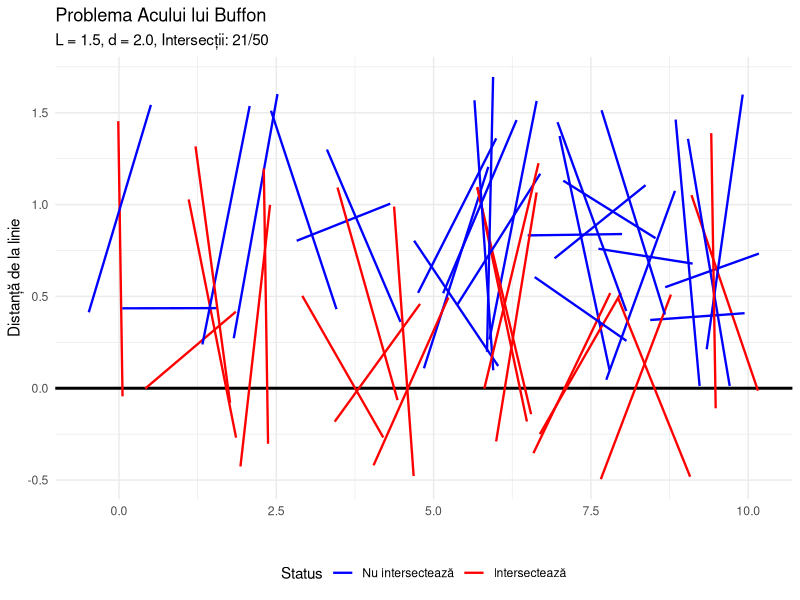
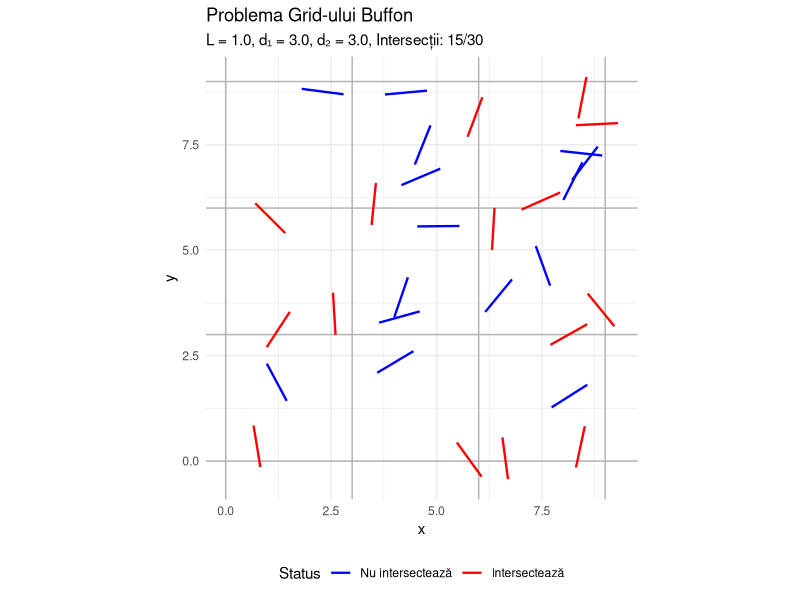

These charts were generated, in order, by the following R code:
library(ggplot2)

set.seed(123)
N <- 1000

#a 

# distanta centrului acului fata de cea mai apropiata linie (x in [0, 0.5])
x <- runif(N, 0, 0.5)
# unghiul format de ac cu liniile (theta in [0, pi/2])
theta <- runif(N, 0, pi/2)

# Conditia de intersectie: (1/2)*sin(theta) >= x
intersecteaza_a <- (0.5 * sin(theta)) >= x
prob_a <- sum(intersecteaza_a) / N
pi_estimat_a <- 2 / prob_a

cat("Probabilitate estimata (Empiric):", round(prob_a, 4), "\n")
cat("Probabilitate teoretica (2/pi):", round(2/pi, 4), "\n")


#b 
N <- 10001 

# distanta centrului acului fata de cea mai apropiata linie (x in [0, 0.5])
x <- runif(N, 0, 0.5)
# unghiul format de ac cu liniile (theta in [0, pi/2])
theta <- runif(N, 0, pi/2)
intersecteaza_ac1 <- (0.5 * sin(theta)) >= x
intersecteaza_ac2 <- (0.5 * cos(theta)) >= x 

Z <- as.numeric(intersecteaza_ac1) + as.numeric(intersecteaza_ac2)
media_Z_pe_2 <- mean(Z/2)
var_Z_pe_2 <- var(Z/2)

cat("Media E[Z/2] (Empiric):", round(media_Z_pe_2, 4), "\n")
cat("Media E[Z/2] (Teoretic):", round(2/pi, 4), "\n")
cat("Varianta Var(Z/2) (Empiric):", round(var_Z_pe_2, 4), "\n")

#c
L <- 0.7
d <- 1.2
x_centru_c <- runif(N, 0, d/2)
intersecteaza_c <- (L/2 * sin(theta)) >= x_centru_c
prob_c <- sum(intersecteaza_c) / N

cat("Probabilitate estimata (Empiric):", round(prob_c, 4), "\n")
cat("Probabilitate teoretica (2L/pid):", round((2*L)/(pi*d), 4), "\n")

#d

# param
set.seed(123) 

buffon_needle_simulation <- function(L, d, n_simulations = 10000) {
  # L = lung ac
  # d = diam cerc
  # n_simulations = nr sim
  
  if (L > d) {
    warning("Acul este mai lung decât diametrul. Formula se aplică pentru L <= d.")
  }
  
 # unghi (uniform pe [0, d/2])
  lambda <- runif(n_simulations, 0, d/2)
  
  # unghi (uniform pe [0, π])
  theta <- runif(n_simulations, 0, pi)
  
  # 
  # acul se intersecteaza cu linia  lambda <= (L/2) * sin(theta)
  intersections <- lambda <= (L/2) * abs(sin(theta))
  
  # prob empirica
  prob_empirical <- sum(intersections) / n_simulations
  
  # prob teoretica
  prob_theoretical <- (2 * L) / (pi * d)
  
  # rez
  list(
    prob_empirical = prob_empirical,
    prob_theoretical = prob_theoretical,
    error = abs(prob_empirical - prob_theoretical),
    n_simulations = n_simulations,
    n_intersections = sum(intersections)
  )
}

# ex usage
cat("\n=== EXERCIȚIUL 3d: Probabilitatea intersecției (λ uniform) ===\n")
result_d <- buffon_needle_simulation(L = 1, d = 2, n_simulations = 100000)
cat(sprintf("Probabilitate empirică: %.6f\n", result_d$prob_empirical))
cat(sprintf("Probabilitate teoretică: 2L/(πd) = %.6f\n", result_d$prob_theoretical))
cat(sprintf("Eroare: %.6f\n", result_d$error))


#e 
buffon_grid_simulation <- function(L, d1, d2, n_simulations = 10000) {
  # L = lung ac
  # d1 = dist  linii paralele din primul set
  # d2 = dist dintre linii paralele din al doilea set
  # n_simulations = nr sim
  
  if (L >= min(d1, d2)) {
    warning("Acul ar trebui să fie mai scurt decât min{d1, d2} pentru formula standard.")
  }
  
  # poz centru ac
  x <- runif(n_simulations, 0, d1)
  y <- runif(n_simulations, 0, d2)
  
  # unhghi ac (uniform pe [0, 2π])
  theta <- runif(n_simulations, 0, 2*pi)
  
  # coord capete ac
  x1 <- x - (L/2) * cos(theta)
  x2 <- x + (L/2) * cos(theta)
  y1 <- y - (L/2) * sin(theta)
  y2 <- y + (L/2) * sin(theta)
  
  # intersectie linii verticale (la multipli de d1)
  intersect_vertical <- (floor(x1/d1) != floor(x2/d1))
  
  # inyteresctia linii orizontale (la multipli de d2)
  intersect_horizontal <- (floor(y1/d2) != floor(y2/d2))
  
  # intersectie grid
  intersections <- intersect_vertical | intersect_horizontal
  
  # prob empirica
  prob_empirical <- sum(intersections) / n_simulations
  
  # prob teoretica
  prob_theoretical <- (2*L*(d1 + d2) - L^2) / (pi * d1 * d2)
  
  # rez
  list(
    prob_empirical = prob_empirical,
    prob_theoretical = prob_theoretical,
    error = abs(prob_empirical - prob_theoretical),
    n_simulations = n_simulations,
    n_intersections = sum(intersections)
  )
}

# usage
cat("\n=== EXERCIȚIUL 3e: Probabilitatea intersecției cu grid ===\n")
result_e <- buffon_grid_simulation(L = 1, d1 = 3, d2 = 4, n_simulations = 100000)
cat(sprintf("Probabilitate empirică: %.6f\n", result_e$prob_empirical))
cat(sprintf("Probabilitate teoretică: (2L(d₁+d₂)-L²)/(πd₁d₂) = %.6f\n", result_e$prob_theoretical))
cat(sprintf("Eroare: %.6f\n", result_e$error))


#f
cat("\n=== EXERCIȚIUL 3f: Exemple de algoritmi aleatori ===\n")
cat("\n--- Exemplu Las Vegas: QuickSort Randomizat ---\n")
cat("Descriere: QuickSort cu pivot aleator\n")
cat("- Timpul de execuție variază în funcție de alegerea pivotului\n")
cat("- Rezultatul este întotdeauna corect (lista sortată)\n")
cat("- Complexitate medie: O(n log n), worst case: O(n²)\n\n")

randomized_quicksort <- function(arr) {
  if (length(arr) <= 1) {
    return(arr)
  }
  
  # pivot aleator
  pivot_index <- sample(1:length(arr), 1)
  pivot <- arr[pivot_index]
  
  # part
  left <- arr[arr < pivot]
  middle <- arr[arr == pivot]
  right <- arr[arr > pivot]
  
  # Recursiv
  c(randomized_quicksort(left), middle, randomized_quicksort(right))
}

# dem
test_arr <- sample(1:20, 20, replace = FALSE)
cat("Vector nesortate:", test_arr, "\n")
sorted_arr <- randomized_quicksort(test_arr)
cat("Vector sortate:", sorted_arr, "\n")

# monte carlo
cat("\n--- Exemplu Monte Carlo: Estimarea lui π ---\n")
cat("Descriere: Estimarea valorii lui π prin metoda Monte Carlo\n")
cat("- Timpul de execuție este fix (n simulări)\n")
cat("- Rezultatul este aproximativ (crește precizia cu n)\n\n")

estimate_pi_monte_carlo <- function(n_simulations) {
  # puncte random in partatul [0,1] x [0,1]
  x <- runif(n_simulations)
  y <- runif(n_simulations)
  
  # veric cate puncte in centru
  inside_circle <- (x^2 + y^2) <= 1
  
  # π estimate
  pi_estimate <- 4 * sum(inside_circle) / n_simulations
  
  list(
    estimate = pi_estimate,
    error = abs(pi_estimate - pi),
    n_simulations = n_simulations
  )
}
# dem cu dif dimensiuni de esantion
cat("Estimări π cu diferite numere de simulări:\n")
for (n in c(100, 1000, 10000, 100000)) {
  result <- estimate_pi_monte_carlo(n)
  cat(sprintf("n = %6d: π ≈ %.6f (eroare: %.6f)\n", 
              n, result$estimate, result$error))
}

cat("\n=== Justificare categorii ===\n")
cat("Las Vegas (QuickSort):\n")
cat("  ✓ Rezultat exact garantat\n")
cat("  ✗ Timp de execuție variabil\n")
cat("  Exemplu: Sortare, căutare cu hash randomizat\n\n")

cat("Monte Carlo (Estimare π):\n")
cat("  ✗ Rezultat aproximativ\n")
cat("  ✓ Timp de execuție previzibil\n")
cat("  Exemplu: Integrare numerică, simulări probabilistice\n")


visualize_buffon_needle <- function(L = 1, d = 2, n_needles = 50) {
  library(ggplot2)
  
  set.seed(42)
  
  # gen poz + angles
  lambda <- runif(n_needles, 0, d/2)
  theta <- runif(n_needles, 0, pi)
  
  # calc intersect
  intersects <- lambda <= (L/2) * abs(sin(theta))
  
 
  needle_data <- data.frame(
    x_center = runif(n_needles, 0, 10),
    y_center = lambda,
    theta = theta,
    intersects = intersects
  )
  
  needle_data$x1 <- needle_data$x_center - (L/2) * cos(needle_data$theta)
  needle_data$x2 <- needle_data$x_center + (L/2) * cos(needle_data$theta)
  needle_data$y1 <- needle_data$y_center - (L/2) * sin(needle_data$theta)
  needle_data$y2 <- needle_data$y_center + (L/2) * sin(needle_data$theta)
  
  # Plot
  p <- ggplot() +
    geom_hline(yintercept = 0, color = "black", size = 1) +
    geom_segment(data = needle_data,
                 aes(x = x1, y = y1, xend = x2, yend = y2, 
                     color = intersects),
                 size = 0.8) +
    scale_color_manual(values = c("FALSE" = "blue", "TRUE" = "red"),
                       labels = c("Nu intersectează", "Intersectează")) +
    labs(title = "Problema Acului lui Buffon",
         subtitle = sprintf("L = %.1f, d = %.1f, Intersecții: %d/%d",
                            L, d, sum(intersects), n_needles),
         x = "", y = "Distanță de la linie",
         color = "Status") +
    theme_minimal() +
    theme(legend.position = "bottom")
  
  print(p)
}

# grid 3e
visualize_buffon_grid <- function(L = 1, d1 = 3, d2 = 3, n_needles = 30) {
  library(ggplot2)
  
  set.seed(42)
  
  x <- runif(n_needles, 0, 3*d1)
  y <- runif(n_needles, 0, 3*d2)
  theta <- runif(n_needles, 0, 2*pi)
  
  x1 <- x - (L/2) * cos(theta)
  x2 <- x + (L/2) * cos(theta)
  y1 <- y - (L/2) * sin(theta)
  y2 <- y + (L/2) * sin(theta)
  
  intersect_v <- (floor(x1/d1) != floor(x2/d1))
  intersect_h <- (floor(y1/d2) != floor(y2/d2))
  intersects <- intersect_v | intersect_h
  
  needle_data <- data.frame(x1, y1, x2, y2, intersects)
  
  # grid lines
  v_lines <- data.frame(x = seq(0, 3*d1, by = d1))
  h_lines <- data.frame(y = seq(0, 3*d2, by = d2))
  
  # Plot
  p <- ggplot() +
    geom_vline(data = v_lines, aes(xintercept = x), 
               color = "gray70", size = 0.5) +
    geom_hline(data = h_lines, aes(yintercept = y), 
               color = "gray70", size = 0.5) +
    geom_segment(data = needle_data,
                 aes(x = x1, y = y1, xend = x2, yend = y2,
                     color = intersects),
                 size = 0.8) +
    scale_color_manual(values = c("FALSE" = "blue", "TRUE" = "red"),
                       labels = c("Nu intersectează", "Intersectează")) +
    labs(title = "Problema Grid-ului Buffon",
         subtitle = sprintf("L = %.1f, d₁ = %.1f, d₂ = %.1f, Intersecții: %d/%d",
                            L, d1, d2, sum(intersects), n_needles),
         x = "x", y = "y",
         color = "Status") +
    coord_equal() +
    theme_minimal() +
    theme(legend.position = "bottom")
  
  print(p)
}

cat("\n\n=== Generare vizualizări ===\n")
visualize_buffon_needle(L = 1.5, d = 2, n_needles = 50)
visualize_buffon_grid(L = 1, d1 = 3, d2 = 3, n_needles = 30)

cat("\n\n=== Script finalizat cu succes! ===\n")
